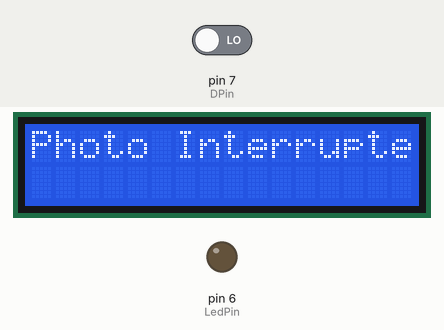
Recording of a sketch running on a simulated Arduino Uno, built with avr-gcc and run on an emulated ATmega328P. Shown: 16×2 character LCD, output pins drawn as LEDs (lit = HIGH). The test bench sets the inputs (shaded band); at power-on: pin 7 (DPin) LOW. What the sketch prints to the serial monitor is not drawn.

Above: at 1.2 s.
1.3 s: pin 7 (DPin) driven HIGH
At 1.8 s:
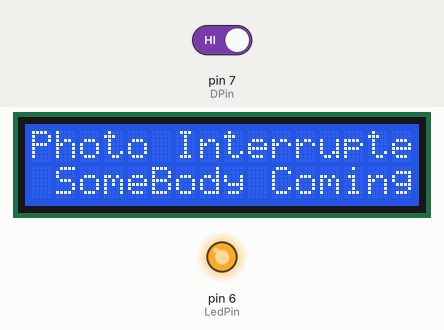
2.8 s: pin 7 (DPin) driven LOW
At 3.8 s:
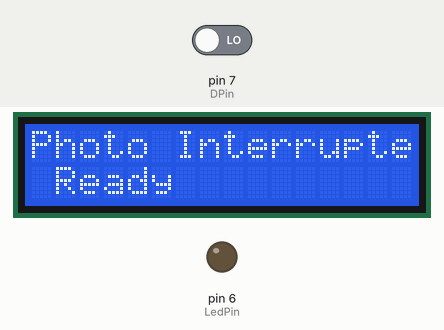
Timing chart, 0 to 5.8 s (numbered marks = the images above; inputs shaded):
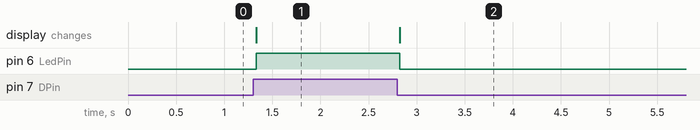

The sketch:

Photo_Interrupter.ino
```cpp
#include <LiquidCrystal_I2C.h>
#include <Wire.h>
#define DPin 7
#define LedPin 6
#define APin A0

LiquidCrystal_I2C lcd(0x27, 16, 2); // set the LCD address to 0x27 for a 16 chars and 2 line display

   int val = 0 ;
  int oldval =0  ;
void setup()
{
pinMode(LedPin,OUTPUT);//設置數位IO腳模式，OUTPUT為Output
 pinMode(DPin,INPUT);//定義digital為輸入介面
 //pinMode(APin,INPUT);//定義為類比輸入介面


  Serial.begin(9600);//設定串列傳輸速率為9600 }

 // set up the LCD's number of columns and rows:
  lcd.begin(16, 2);
  // Print a message to the LCD.
  lcd.print("Photo Interrupter");
}
void loop() {

  // set the cursor to column 0, line 1
  // (note: line 1 is the second row, since counting begins with 0):


   val=digitalRead(DPin);//讀取感測器的值
    Serial.print(oldval);//輸出模擬值，並將其列印出來
    Serial.print("/");//輸出模擬值，並將其列印出來
    Serial.print(val);//輸出模擬值，並將其列印出來
    Serial.print("\n");//輸出模擬值，並將其列印出來

    if (val ==1)
    {
          if (val != oldval)
            {
                lcd.setCursor(1, 1);
                  lcd.print("              ") ;
                 lcd.setCursor(1, 1);
                lcd.print("SomeBody Coming");
                 digitalWrite(LedPin,HIGH)  ;
                   delay(50);
                  oldval= val ;
            }
    }
    else
    {
          if (val != oldval)
            {
                lcd.setCursor(1, 1);
                lcd.print("                ") ;
               lcd.setCursor(1, 1);
              lcd.print("Ready");
               digitalWrite(LedPin,LOW)  ;
                oldval= val ;
            }
      }


}
```

Measured:
- after the input at 1.3 s, pin 6 (LedPin): LOW → HIGH at once; the display: changes at once (image 1)
- after the input at 2.8 s, pin 6 (LedPin): HIGH → LOW at once; the display: changes at once (image 2)
